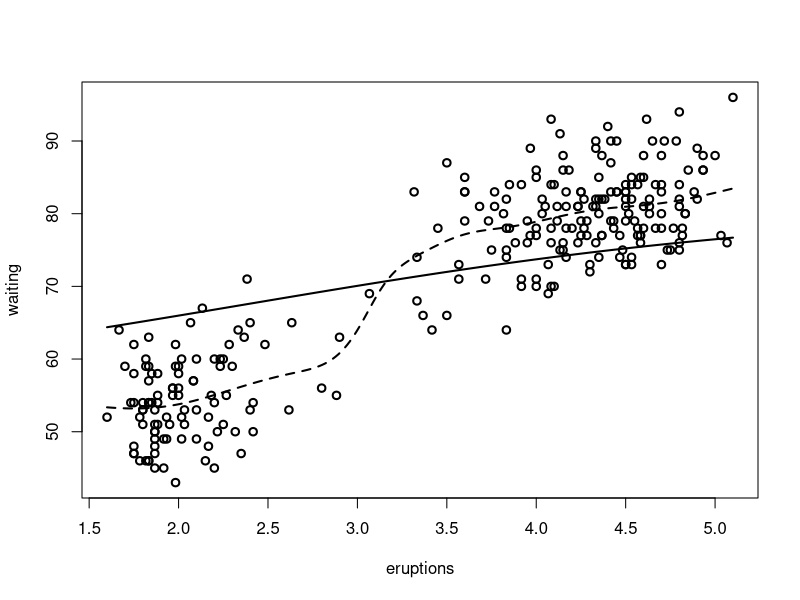

Reproduce this figure in R.
### Old Faithful, kernel regression, Example 6.1.
library(MASS)
data(faithful)
attach(faithful)
plot(eruptions,waiting,lwd=2)
lines(ksmooth(eruptions,waiting,kernel="normal", bandwidth=5),lwd=2)
lines(ksmooth(eruptions,waiting,kernel="normal"),lwd=2,lty=2)
